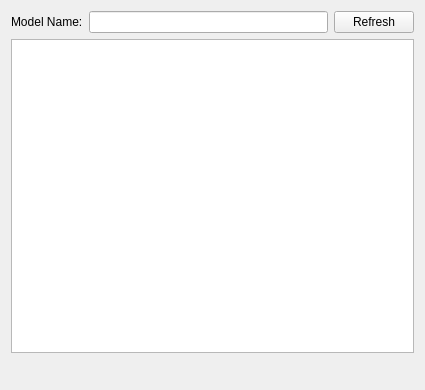
<?xml version="1.0" encoding="UTF-8"?>
<ui version="4.0">
 <class>frm_Page</class>
 <widget class="QWidget" name="frm_Page">
  <property name="geometry">
   <rect>
    <x>0</x>
    <y>0</y>
    <width>425</width>
    <height>390</height>
   </rect>
  </property>
  <property name="windowTitle">
   <string>Form</string>
  </property>
  <layout class="QGridLayout" name="gridLayout_2">
   <item row="0" column="0">
    <widget class="QWidget" name="widget" native="true">
     <layout class="QGridLayout" name="gridLayout">
      <property name="leftMargin">
       <number>0</number>
      </property>
      <property name="topMargin">
       <number>0</number>
      </property>
      <property name="rightMargin">
       <number>0</number>
      </property>
      <property name="bottomMargin">
       <number>0</number>
      </property>
      <item row="0" column="1">
       <widget class="QLineEdit" name="txtModelName"/>
      </item>
      <item row="0" column="0">
       <widget class="QLabel" name="label">
        <property name="text">
         <string>Model Name:</string>
        </property>
       </widget>
      </item>
      <item row="0" column="2">
       <widget class="QPushButton" name="btnRefresh">
        <property name="text">
         <string>Refresh</string>
        </property>
       </widget>
      </item>
     </layout>
    </widget>
   </item>
   <item row="1" column="0">
    <widget class="HQ_Base_Db_Grid" name="oGrid"/>
   </item>
   <item row="2" column="0">
    <widget class="HQ_Base_DB_page" name="oPage" native="true">
     <property name="sizePolicy">
      <sizepolicy hsizetype="Preferred" vsizetype="Preferred">
       <horstretch>0</horstretch>
       <verstretch>0</verstretch>
      </sizepolicy>
     </property>
     <property name="minimumSize">
      <size>
       <width>0</width>
       <height>20</height>
      </size>
     </property>
     <property name="baseSize">
      <size>
       <width>0</width>
       <height>0</height>
      </size>
     </property>
    </widget>
   </item>
  </layout>
 </widget>
 <customwidgets>
  <customwidget>
   <class>HQ_Base_Db_Grid</class>
   <extends>QTableWidget</extends>
   <header>hq_base_db_grid.h</header>
  </customwidget>
  <customwidget>
   <class>HQ_Base_DB_page</class>
   <extends>QWidget</extends>
   <header>hq_base_db_page.h</header>
   <container>1</container>
  </customwidget>
 </customwidgets>
 <resources/>
 <connections/>
</ui>
